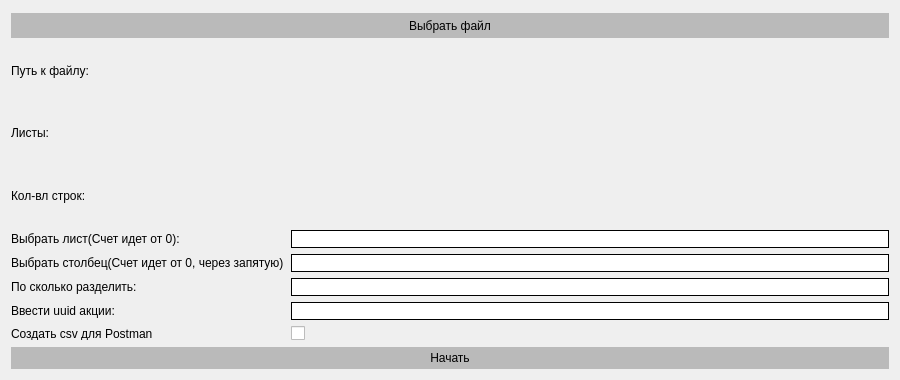
    <widget class="QWidget" name="tab">
     <property name="minimumSize">
      <size>
       <width>900</width>
       <height>380</height>
      </size>
     </property>
     <property name="maximumSize">
      <size>
       <width>900</width>
       <height>380</height>
      </size>
     </property>
     <property name="layoutDirection">
      <enum>Qt::LeftToRight</enum>
     </property>
     <attribute name="title">
      <string>Скидка(Промокоды)</string>
     </attribute>
     <layout class="QVBoxLayout" name="verticalLayout_2">
      <item>
       <widget class="QPushButton" name="pushButton">
        <property name="minimumSize">
         <size>
          <width>0</width>
          <height>25</height>
         </size>
        </property>
        <property name="maximumSize">
         <size>
          <width>16777215</width>
          <height>20</height>
         </size>
        </property>
        <property name="styleSheet">
         <string notr="true">background-color: rgb(186, 186, 186);
border: 4px solid rgb(186, 186, 186);</string>
        </property>
        <property name="text">
         <string>Выбрать файл</string>
        </property>
       </widget>
      </item>
      <item>
       <layout class="QGridLayout" name="gridLayout" rowstretch="0,0,0,0,0,0,0,0" columnstretch="0,0">
        <property name="sizeConstraint">
         <enum>QLayout::SetDefaultConstraint</enum>
        </property>
        <property name="leftMargin">
         <number>0</number>
        </property>
        <property name="horizontalSpacing">
         <number>7</number>
        </property>
        <item row="7" column="1">
         <widget class="QCheckBox" name="checkBox">
          <property name="text">
           <string/>
          </property>
         </widget>
        </item>
        <item row="6" column="0">
         <widget class="QLabel" name="label_7">
          <property name="text">
           <string>Ввести uuid акции:</string>
          </property>
         </widget>
        </item>
        <item row="1" column="1">
         <widget class="QLabel" name="label_10">
          <property name="contextMenuPolicy">
           <enum>Qt::DefaultContextMenu</enum>
          </property>
          <property name="acceptDrops">
           <bool>false</bool>
          </property>
          <property name="text">
           <string/>
          </property>
          <property name="wordWrap">
           <bool>true</bool>
          </property>
         </widget>
        </item>
        <item row="4" column="1">
         <widget class="QLineEdit" name="lineEdit_2">
          <property name="styleSheet">
           <string notr="true">border: 1px solid black;
box-shadow: inset -10px -10px 15px rgba(255, 255, 255, 0.5), 
           inset 10px 10px 15px rgba(70, 70, 70, 0.12);</string>
          </property>
         </widget>
        </item>
        <item row="2" column="0">
         <widget class="QLabel" name="label_3">
          <property name="minimumSize">
           <size>
            <width>0</width>
            <height>50</height>
           </size>
          </property>
          <property name="maximumSize">
           <size>
            <width>16777215</width>
            <height>16777215</height>
           </size>
          </property>
          <property name="text">
           <string>Кол-вл строк:</string>
          </property>
         </widget>
        </item>
        <item row="3" column="1">
         <widget class="QLineEdit" name="lineEdit">
          <property name="sizePolicy">
           <sizepolicy hsizetype="Expanding" vsizetype="Fixed">
            <horstretch>0</horstretch>
            <verstretch>0</verstretch>
           </sizepolicy>
          </property>
          <property name="styleSheet">
           <string notr="true">border: 1px solid black;
box-shadow: inset -10px -10px 15px rgba(255, 255, 255, 0.5), 
           inset 10px 10px 15px rgba(70, 70, 70, 0.12);
</string>
          </property>
         </widget>
        </item>
        <item row="0" column="1">
         <widget class="QLabel" name="label_9">
          <property name="enabled">
           <bool>true</bool>
          </property>
          <property name="minimumSize">
           <size>
            <width>0</width>
            <height>0</height>
           </size>
          </property>
          <property name="maximumSize">
           <size>
            <width>16777215</width>
            <height>16777215</height>
           </size>
          </property>
          <property name="text">
           <string/>
          </property>
          <property name="wordWrap">
           <bool>true</bool>
          </property>
         </widget>
        </item>
        <item row="4" column="0">
         <widget class="QLabel" name="label_5">
          <property name="minimumSize">
           <size>
            <width>0</width>
            <height>0</height>
           </size>
          </property>
          <property name="maximumSize">
           <size>
            <width>16777215</width>
            <height>16777215</height>
           </size>
          </property>
          <property name="text">
           <string>Выбрать столбец(Счет идет от 0, через запятую)</string>
          </property>
         </widget>
        </item>
        <item row="3" column="0">
         <widget class="QLabel" name="label_4">
          <property name="text">
           <string>Выбрать лист(Счет идет от 0):</string>
          </property>
         </widget>
        </item>
        <item row="5" column="1">
         <widget class="QLineEdit" name="lineEdit_3">
          <property name="styleSheet">
           <string notr="true">border: 1px solid black;
box-shadow: inset -10px -10px 15px rgba(255, 255, 255, 0.5), 
           inset 10px 10px 15px rgba(70, 70, 70, 0.12);</string>
          </property>
         </widget>
        </item>
        <item row="7" column="0">
         <widget class="QLabel" name="label_8">
          <property name="maximumSize">
           <size>
            <width>16777215</width>
            <height>13</height>
           </size>
          </property>
          <property name="text">
           <string>Создать csv для Postman</string>
          </property>
         </widget>
        </item>
        <item row="1" column="0">
         <widget class="QLabel" name="label_2">
          <property name="minimumSize">
           <size>
            <width>0</width>
            <height>50</height>
           </size>
          </property>
          <property name="maximumSize">
           <size>
            <width>16777215</width>
            <height>16777215</height>
           </size>
          </property>
          <property name="text">
           <string>Листы:</string>
          </property>
         </widget>
        </item>
        <item row="5" column="0">
         <widget class="QLabel" name="label_6">
          <property name="text">
           <string>По сколько разделить:</string>
          </property>
         </widget>
        </item>
        <item row="0" column="0">
         <widget class="QLabel" name="label">
          <property name="minimumSize">
           <size>
            <width>0</width>
            <height>40</height>
           </size>
          </property>
          <property name="maximumSize">
           <size>
            <width>16777215</width>
            <height>16777215</height>
           </size>
          </property>
          <property name="text">
           <string>Путь к файлу:</string>
          </property>
         </widget>
        </item>
        <item row="2" column="1">
         <widget class="QLabel" name="label_11">
          <property name="text">
           <string/>
          </property>
          <property name="textFormat">
           <enum>Qt::AutoText</enum>
          </property>
          <property name="scaledContents">
           <bool>false</bool>
          </property>
          <property name="wordWrap">
           <bool>true</bool>
          </property>
         </widget>
        </item>
        <item row="6" column="1">
         <widget class="QLineEdit" name="lineEdit_4">
          <property name="styleSheet">
           <string notr="true">border: 1px solid black;
box-shadow: inset -10px -10px 15px rgba(255, 255, 255, 0.5), 
           inset 10px 10px 15px rgba(70, 70, 70, 0.12);</string>
          </property>
         </widget>
        </item>
       </layout>
      </item>
      <item>
       <widget class="QPushButton" name="start_1">
        <property name="styleSheet">
         <string notr="true">background-color: rgb(186, 186, 186);
border: 4px solid rgb(186, 186, 186);</string>
        </property>
        <property name="text">
         <string>Начать</string>
        </property>
       </widget>
      </item>
     </layout>
    </widget>
